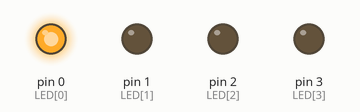
Simulated run of this sketch. Board: Arduino Nano, built with avr-gcc and run on an emulated ATmega328P. On the bench: output pins drawn as LEDs (lit = HIGH).

Above: at 0.2 s.
At 1.2 s:
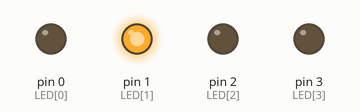
At 2.2 s:
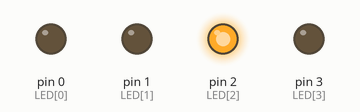
At 3.2 s:
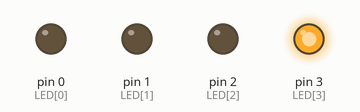
At 4.7 s:
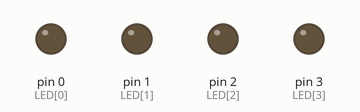
Timing chart, 0 to 5.2 s (numbered marks = the images above):
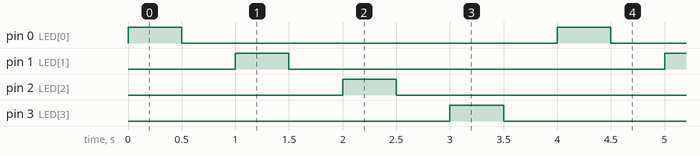

The sketch:

Nano-LED-For.ino
```cpp
int LED[] = {0, 1, 2, 3};

void setup() {
  pinMode(LED[0], OUTPUT);
  pinMode(LED[1], OUTPUT);
  pinMode(LED[2], OUTPUT);
  pinMode(LED[3], OUTPUT);
}
void loop() {
  for(int i=0; i<=3; i++){
    digitalWrite(LED[i], HIGH);
    delay(500);
    digitalWrite(LED[i], LOW);
    delay(500);
  }
}
```

Measured:
- by itself, pin 0 (LED[0]), pin 1 (LED[1]), pin 2 (LED[2]), pin 3 (LED[3]): alternates HIGH for 0.50 s and LOW for 3.5 s
- by itself, everything shown: repeats every 4.0 s, in 8 steps
